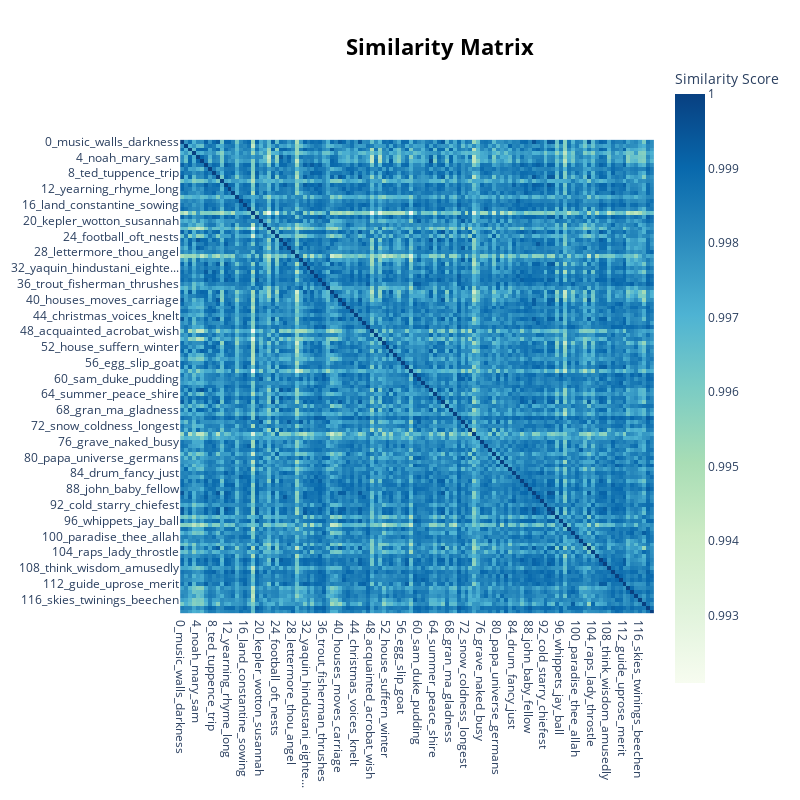

The cell this chart's notebook holds for it:
### Code cell
topic_model.visualize_heatmap()

### Figure 1 — Plotly figure (JSON) as saved in the notebook; plotly's stock layout.template omitted (floating-point values rounded to 4 significant figures; data arrays with more than 128 entries replaced by an {"elided": "..."} marker saying what was removed)
{"data": [{"coloraxis": "coloraxis", "hovertemplate": "x: %{x}<br>y: %{y}<br>Similarity Score: %{z}<extra></extra>", "name": "0", "type": "heatmap", "x": ["0_music_walls_darkness", "1_heart_hill_ione", "2_bah_brown_weasel", "3_remember_let_prison", "4_noah_mary_sam", "5_dat_fu_hyeah", "6_grow_sleep_love", "7_gown_little_ye", "8_ted_tuppence_trip", "9_dunes_orders_cheet", "10_boomlay_boom_hoo", "11_unknown_drums_hand", "12_yearning_rhyme_long", "13_vessel_varied_rocks", "14_kentucky_piou_lucy", "15_senlin_orchards_menelaus", "16_land_constantine_sowing", "17_sky_rain_paul", "18_joseph_stephen_mary", "19_bullgine_bullies_ah", "20_kepler_wotton_susannah", "21_terrorism_accused_defended", "22_cause_jewelry_uprooted", "23_var_yanghin_builder", "24_football_oft_nests", "25_john_shelley_estelle", "26_fawn_marvellous_hair", "27_dey_dat_jest", "28_lettermore_thou_angel", "29_richard_brandywine_samson", "30_mcgee_sam_mother", "31_sol_nature_joys", "32_yaquin_hindustani_eighte...", "33_iron_ore_boys", "34_haste_person_dusk", "35_horse_horses_rode", "36_trout_fisherman_thrushes", "37_gladys_gwendolyn_rie", "38_powers_ice_trees", "39_sonnet_ve_owl", "40_houses_moves_carriage", "41_honor_shred_horizon", "42_land_farthing_gave", "43_ice_peak_contract", "44_christmas_voices_knelt", "45_mercy_decipher_mail", "46_bough_human_chill", "47_tartary_spice_tree", "48_acquainted_acrobat_wish", "49_idol_robe_zohrah", "50_whiteness_crept_things", "51_combing_years_pretty", "52_house_suffern_winter", "53_carry_ad_bombs", "54_spring_withstood_despising", "55_worm_toiling_glow", "56_egg_slip_goat", "57_hide_seek_says", "58_lest_exists_tragic", "59_huckleberry_recapture_sl...", "60_sam_duke_pudding", "61_northlands_enthroning_va...", "62_mountain_inch_height", "63_fu_dat_hit", "64_summer_peace_shire", "65_mamua_things_journeys", "66_lamb_war_going", "67_chimney_vaguer_build", "68_gran_ma_gladness", "69_wish_birthday_seeps", "70_sheep_isle_government", "71_tycho_brahe_christine", "72_snow_coldness_longest", "73_barbara_st_window", "74_art_thou_illumined", "75_mrs_ruby_earth", "76_grave_naked_busy", "77_water_flame_dreamed", "78_dollar_toys_dad", "79_thy_sheep_word", "80_papa_universe_germans", "81_marching_musing_yew", "82_taper_despair_lamp", "83_desert_forest_moon", "84_drum_fancy_just", "85_northland_wolf_trail", "86_hounds_fox_ran", "87_answers_read_book", "88_john_baby_fellow", "89_apples_scratches_jonquils", "90_sleep_lovely_white", "91_er_pow_country", "92_cold_starry_chiefest", "93_hands_fall_weak", "94_rides_logs_unhappy", "95_morn_closer_mate", "96_whippets_jay_ball", "97_lallerie_alliolyle_torto...", "98_awake_brightness_bark", "99_icarus_undaunted_gyre", "100_paradise_thee_allah", "101_1916_grace_jane", "102_grin_owl_mousie", "103_ground_wheel_devils", "104_raps_lady_throstle", "105_moons_moon_thy", "106_asra_tribe_ben", "107_helps_tints_lament", "108_think_wisdom_amusedly", "109_poet_unfitted_country", "110_bells_gardener_scythes", "111_fades_clouds_dublin", "112_guide_uprose_merit", "113_magazine_editors_erratic", "114_eternal_asker_rain", "115_walking_walk_speaks", "116_skies_twinings_beechen", "117_strove_hiding_lamp", "118_christ_bullock_averted", "119_stilton_league_fen"], "xaxis": "x", "y": ["0_music_walls_darkness", "1_heart_hill_ione", "2_bah_brown_weasel", "3_remember_let_prison", "4_noah_mary_sam", "5_dat_fu_hyeah", "6_grow_sleep_love", "7_gown_little_ye", "8_ted_tuppence_trip", "9_dunes_orders_cheet", "10_boomlay_boom_hoo", "11_unknown_drums_hand", "12_yearning_rhyme_long", "13_vessel_varied_rocks", "14_kentucky_piou_lucy", "15_senlin_orchards_menelaus", "16_land_constantine_sowing", "17_sky_rain_paul", "18_joseph_stephen_mary", "19_bullgine_bullies_ah", "20_kepler_wotton_susannah", "21_terrorism_accused_defended", "22_cause_jewelry_uprooted", "23_var_yanghin_builder", "24_football_oft_nests", "25_john_shelley_estelle", "26_fawn_marvellous_hair", "27_dey_dat_jest", "28_lettermore_thou_angel", "29_richard_brandywine_samson", "30_mcgee_sam_mother", "31_sol_nature_joys", "32_yaquin_hindustani_eighte...", "33_iron_ore_boys", "34_haste_person_dusk", "35_horse_horses_rode", "36_trout_fisherman_thrushes", "37_gladys_gwendolyn_rie", "38_powers_ice_trees", "39_sonnet_ve_owl", "40_houses_moves_carriage", "41_honor_shred_horizon", "42_land_farthing_gave", "43_ice_peak_contract", "44_christmas_voices_knelt", "45_mercy_decipher_mail", "46_bough_human_chill", "47_tartary_spice_tree", "48_acquainted_acrobat_wish", "49_idol_robe_zohrah", "50_whiteness_crept_things", "51_combing_years_pretty", "52_house_suffern_winter", "53_carry_ad_bombs", "54_spring_withstood_despising", "55_worm_toiling_glow", "56_egg_slip_goat", "57_hide_seek_says", "58_lest_exists_tragic", "59_huckleberry_recapture_sl...", "60_sam_duke_pudding", "61_northlands_enthroning_va...", "62_mountain_inch_height", "63_fu_dat_hit", "64_summer_peace_shire", "65_mamua_things_journeys", "66_lamb_war_going", "67_chimney_vaguer_build", "68_gran_ma_gladness", "69_wish_birthday_seeps", "70_sheep_isle_government", "71_tycho_brahe_christine", "72_snow_coldness_longest", "73_barbara_st_window", "74_art_thou_illumined", "75_mrs_ruby_earth", "76_grave_naked_busy", "77_water_flame_dreamed", "78_dollar_toys_dad", "79_thy_sheep_word", "80_papa_universe_germans", "81_marching_musing_yew", "82_taper_despair_lamp", "83_desert_forest_moon", "84_drum_fancy_just", "85_northland_wolf_trail", "86_hounds_fox_ran", "87_answers_read_book", "88_john_baby_fellow", "89_apples_scratches_jonquils", "90_sleep_lovely_white", "91_er_pow_country", "92_cold_starry_chiefest", "93_hands_fall_weak", "94_rides_logs_unhappy", "95_morn_closer_mate", "96_whippets_jay_ball", "97_lallerie_alliolyle_torto...", "98_awake_brightness_bark", "99_icarus_undaunted_gyre", "100_paradise_thee_allah", "101_1916_grace_jane", "102_grin_owl_mousie", "103_ground_wheel_devils", "104_raps_lady_throstle", "105_moons_moon_thy", "106_asra_tribe_ben", "107_helps_tints_lament", "108_think_wisdom_amusedly", "109_poet_unfitted_country", "110_bells_gardener_scythes", "111_fades_clouds_dublin", "112_guide_uprose_merit", "113_magazine_editors_erratic", "114_eternal_asker_rain", "115_walking_walk_speaks", "116_skies_twinings_beechen", "117_strove_hiding_lamp", "118_christ_bullock_averted", "119_stilton_league_fen"], "yaxis": "y", "z": {"elided": "120x120 float values"}}], "layout": {"coloraxis": {"colorbar": {"title": {"text": "Similarity Score"}}, "colorscale": [[0, "rgb(247,252,240)"], [0.125, "rgb(224,243,219)"], [0.25, "rgb(204,235,197)"], [0.375, "rgb(168,221,181)"], [0.5, "rgb(123,204,196)"], [0.625, "rgb(78,179,211)"], [0.75, "rgb(43,140,190)"], [0.875, "rgb(8,104,172)"], [1, "rgb(8,64,129)"]]}, "height": 800, "hoverlabel": {"bgcolor": "white", "font": {"family": "Rockwell", "size": 16}}, "legend": {"title": {"text": "Trend"}}, "margin": {"t": 60}, "showlegend": true, "title": {"font": {"color": "Black", "size": 22}, "text": "<b>Similarity Matrix</b>", "x": 0.55, "xanchor": "center", "y": 0.95, "yanchor": "top"}, "width": 800, "xaxis": {"anchor": "y", "constrain": "domain", "domain": [0, 1], "scaleanchor": "y"}, "yaxis": {"anchor": "x", "autorange": "reversed", "constrain": "domain", "domain": [0, 1]}}}
